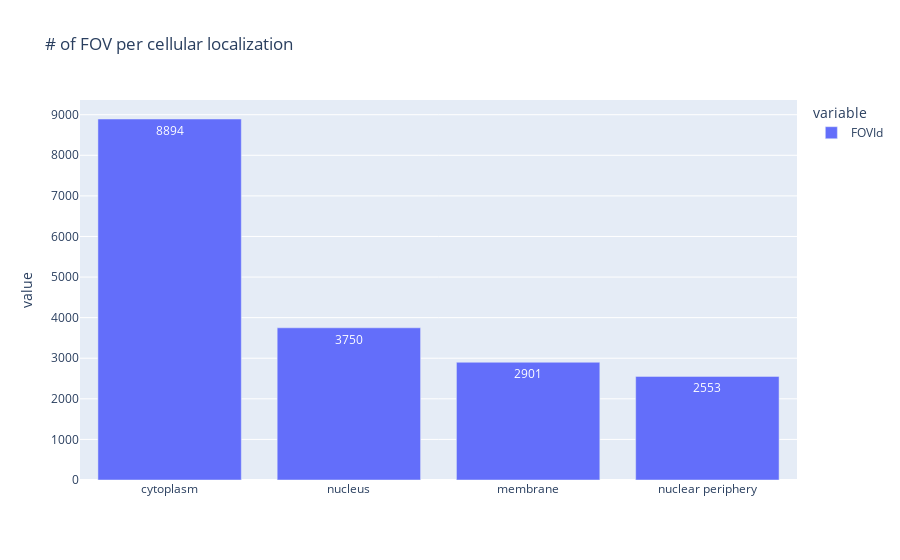

The code cell stored with this chart in its notebook:
### Markdown cell above
The number of FOVs isn't evenly distributed between the cell lines! It ranges from almost 2000 to 150 FOVs per cell line.

The groupby function is very handy for performing operations across different grouped columns. For example we can easily replace the above code with a different column - say `cell component` to understand how many FOVs were captured for structures residing in particular cellular localizations.

### Code cell
fig_fovstruc = px.bar(df.groupby(['Cellular Component']).FOVId.nunique(),text_auto=True,title="# of FOV per cellular localization")
fig_fovstruc.update_layout(xaxis=dict(categoryorder="total descending"),overwrite=True)
fig_fovstruc.show()

### Figure 1 — Plotly figure (JSON) as saved in the notebook; plotly's stock layout.template omitted (floating-point values rounded to 4 significant figures)
{"data": [{"alignmentgroup": "True", "hovertemplate": "variable=FOVId<br>Cellular Component=%{x}<br>value=%{y}<extra></extra>", "legendgroup": "FOVId", "marker": {"color": "#636efa", "pattern": {"shape": ""}}, "name": "FOVId", "offsetgroup": "FOVId", "orientation": "v", "showlegend": true, "textposition": "auto", "texttemplate": "%{y}", "type": "bar", "x": ["cytoplasm", "membrane", "nuclear periphery", "nucleus"], "xaxis": "x", "y": [8894, 2901, 2553, 3750], "yaxis": "y"}], "layout": {"autosize": true, "barmode": "relative", "legend": {"title": {"text": "variable"}, "tracegroupgap": 0}, "title": {"text": "# of FOV per cellular localization"}, "xaxis": {"autorange": true, "categoryorder": "total descending", "range": [-0.5, 3.5], "type": "category"}, "yaxis": {"anchor": "x", "autorange": true, "domain": [0, 1], "range": [0, 9362.0], "title": {"text": "value"}, "type": "linear"}}}
